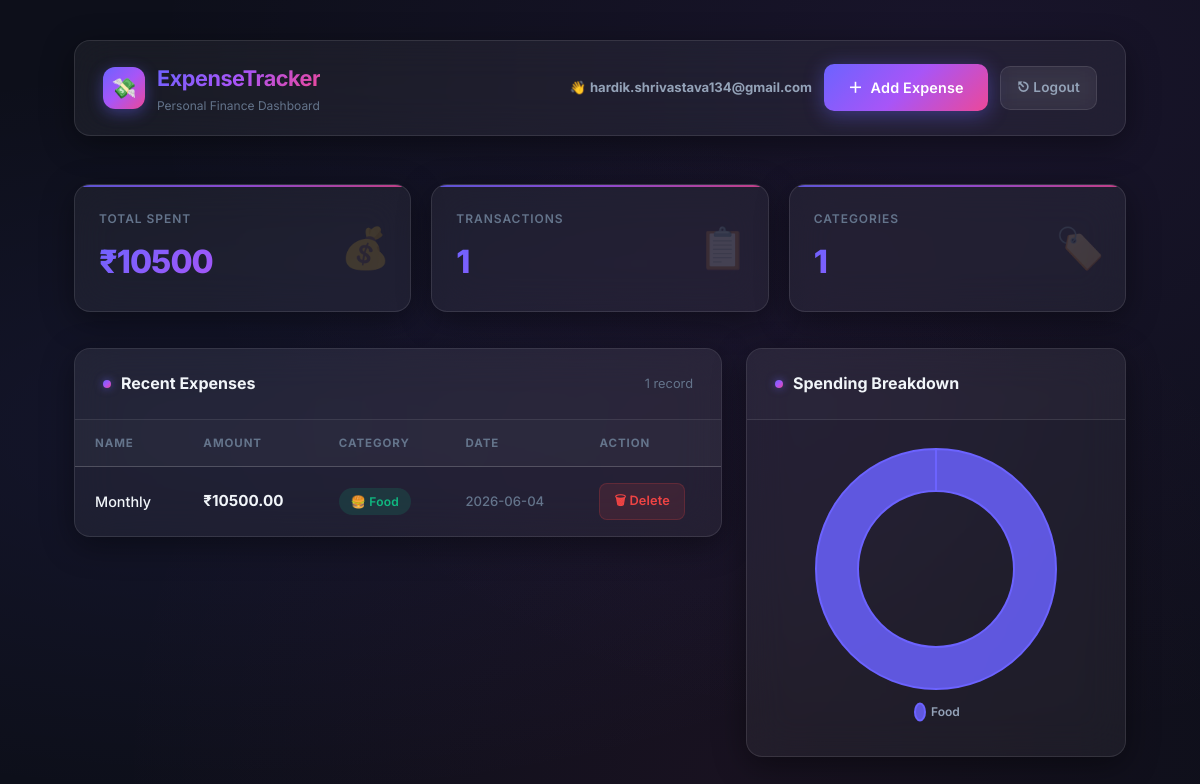
The app's page /dashboard (signed in) with its own data.
### tables this page shows
CREATE TABLE expenses
                 (id INTEGER PRIMARY KEY AUTOINCREMENT,
                  name TEXT,
                  amount REAL,
                  category TEXT,
                  date TEXT, user_id INTEGER);

### app.py (the view)
@app.route('/dashboard')
@login_required
def index():
    conn = sqlite3.connect('database.db', timeout=20)
    c = conn.cursor()
    c.execute("SELECT * FROM expenses WHERE user_id=? ORDER BY date DESC",
              (session['user_id'],))
    data = c.fetchall()
    total = sum([row[2] for row in data])
    categories = {}
    for row in data:
        cat = row[3]
        categories[cat] = categories.get(cat, 0) + row[2]
    labels = list(categories.keys())
    values = list(categories.values())
    conn.close()
    return render_template('index.html',
                           data=data,
                           total=total,
                           labels=labels,
                           values=values,
                           username=session.get('username'))

### app.py (called while the page is built)
def login_required(f):
    from functools import wraps
    @wraps(f)
    def decorated(*args, **kwargs):
        if 'user_id' not in session:
            return redirect(url_for('login'))
        return f(*args, **kwargs)
    return decorated

### templates/index.html (shortened to what this page needs)
<!DOCTYPE html>
<html lang="en">
<head>
  <link rel="stylesheet" href="/static/style.css" />
</head>
<body>
  <div class="page-wrapper">
    <nav class="navbar animate-in">
      <div class="navbar-brand">
        <div class="brand-icon">💸</div>
        <div>
          <span class="brand-text">ExpenseTracker</span>
          <span class="navbar-sub">Personal Finance Dashboard</span>
        </div>
      </div>
      <div style="display:flex;align-items:center;gap:12px;">
        <span style="font-size:0.82rem;color:var(--text-muted);">👋 <strong style="color:var(--text-secondary);">{{ username }}</strong></span>
        <a href="/add" class="btn btn-primary" id="add-expense-btn">
          <span>＋</span> Add Expense
        </a>
        <a href="/logout" class="btn btn-ghost" id="logout-btn" style="padding:10px 16px;font-size:0.85rem;">
          ⎋ Logout
        </a>
      </div>
    </nav>
    <div class="stats-row">
      <div class="stat-card animate-in animate-delay-1">
        <div class="stat-label">Total Spent</div>
        <div class="stat-value">₹{{ "%.0f"|format(total) }}</div>
        <div class="stat-icon">💰</div>
      </div>
      <div class="stat-card animate-in animate-delay-2">
        <div class="stat-label">Transactions</div>
        <div class="stat-value">{{ data|length }}</div>
        <div class="stat-icon">📋</div>
      </div>
      <div class="stat-card animate-in animate-delay-3">
        <div class="stat-label">Categories</div>
        <div class="stat-value">{{ labels|length }}</div>
        <div class="stat-icon">🏷️</div>
      </div>
    </div>
    <div class="dashboard-grid">
      <div class="card animate-in animate-delay-1">
        <div class="card-header">
          <span class="card-title">
            <span class="title-dot"></span>
            Recent Expenses
          </span>
          <span style="font-size:0.8rem;color:var(--text-muted);">{{ data|length }} record{% if data|length != 1 %}s{% endif %}</span>
        </div>
        <div class="card-body">
          {% if data %}
          <table class="expense-table" id="expenses-table">
            <thead>
              <tr>
                <th>Name</th>
                <th>Amount</th>
                <th>Category</th>
                <th>Date</th>
                <th>Action</th>
              </tr>
            </thead>
            <tbody>
              {% for expense in data %}
              <tr>
                <td style="font-weight:500;color:var(--text-primary);">{{ expense[1] }}</td>
                <td class="amount-cell">₹{{ "%.2f"|format(expense[2]) }}</td>
                <td>
                  <span class="category-badge {{ expense[3]|lower }}">
                    {% if expense[3]|lower == 'food' %}🍔
                    {% elif expense[3]|lower == 'travel' %}✈️
                    {% elif expense[3]|lower == 'shopping' %}🛍️
                    {% elif expense[3]|lower == 'bills' %}📄
                    {% else %}📦
                    {% endif %}
                    {{ expense[3] }}
                  </span>
                </td>
                <td class="date-cell">{{ expense[4] }}</td>
                <td>
                  <a href="/delete/{{ expense[0] }}" class="btn btn-danger"
                     onclick="return confirm('Delete this expense?')"
                     id="delete-{{ expense[0] }}">🗑 Delete</a>
                </td>
              </tr>
              {% endfor %}
            </tbody>
          </table>
          {% else %}
          <div class="empty-state">
            <span class="empty-icon">🪙</span>
            <p>No expenses recorded yet</p>
            <small>Click <strong>Add Expense</strong> to get started!</small>
          </div>
          {% endif %}
        </div>
      </div>
      <div class="card animate-in animate-delay-2">
        <div class="card-header">
          <span class="card-title">
            <span class="title-dot"></span>
            Spending Breakdown
          </span>
        </div>
        <div class="card-body padded">
          {% if labels %}
          <div class="chart-wrapper">
            <canvas id="myChart"></canvas>
          </div>
          {% else %}
          <div class="empty-state">
            <span class="empty-icon">📊</span>
            <p>No chart data yet</p>
            <small>Add some expenses to see the breakdown.</small>
          </div>
          {% endif %}
        </div>
      </div>
    </div>
  </div>
  <script>
    const labels = {{ labels | tojson }};
    const values = {{ values | tojson }};
    if (labels.length > 0) {
      const COLORS = [
        'rgba(108, 99, 255, 0.85)',
        'rgba(168, 85, 247, 0.85)',
        'rgba(236, 72, 153, 0.85)',
        'rgba(59, 130, 246, 0.85)',
        'rgba(16, 185, 129, 0.85)',
        'rgba(245, 158, 11, 0.85)',
        'rgba(239, 68, 68, 0.85)',
      ];
      const BORDERS = COLORS.map(c => c.replace('0.85', '1'));
      new Chart(document.getElementById('myChart'), {
        type: 'doughnut',
        data: {
          labels: labels,
          datasets: [{
            data: values,
            backgroundColor: COLORS.slice(0, labels.length),
            borderColor: BORDERS.slice(0, labels.length),
            borderWidth: 2,
            hoverOffset: 10,
          }]
        },
        options: {
          responsive: true,
          cutout: '65%',
          plugins: {
            legend: {
              position: 'bottom',
              labels: {
                color: '#94a3b8',
                font: { family: 'Inter', size: 12, weight: '600' },
                padding: 16,
                usePointStyle: true,
                pointStyleWidth: 10,
              }
            },
            tooltip: {
              backgroundColor: 'rgba(13, 15, 26, 0.95)',
              titleColor: '#f1f5f9',
              bodyColor: '#94a3b8',
              borderColor: 'rgba(255,255,255,0.1)',
              borderWidth: 1,
              padding: 12,
              callbacks: {
                label: ctx => ` ₹${ctx.parsed.toFixed(2)}`
              }
            }
          }
        }
      });
    }
  </script>
</body>
</html>

### records on screen
expenses: name "Monthly", amount "10500.00", category "Food", date "2026-06-04"

### other values on screen
{{ username }} "hardik.shrivastava134@gmail.com"
{{ "%.0f"|format(total) }} "10500"
{{ data|length }} "1"
{{ labels|length }} "1"
chart data {{ labels | tojson }} ["Food"]
